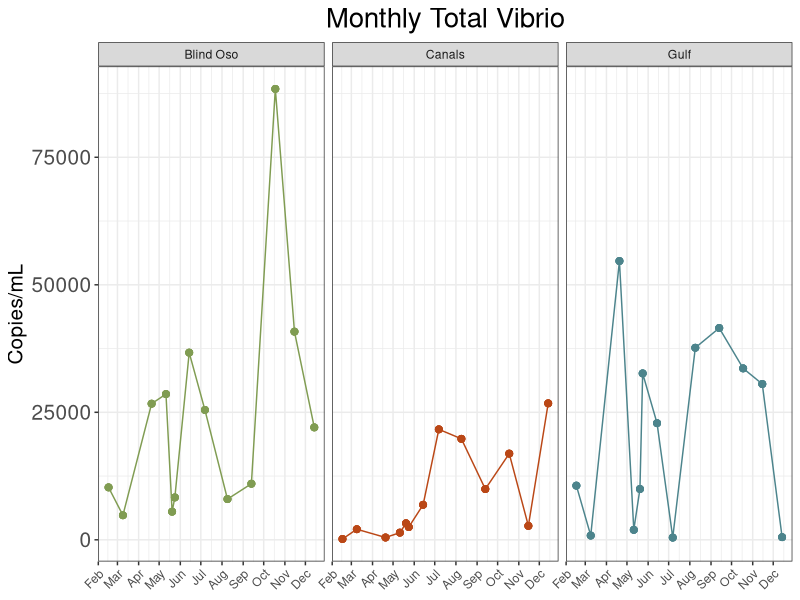

Here is the R script that generated this plot:
## ---- chunk 1
library(tidyverse)
library(here)
library(ggpubr)
library(lubridate)
## ---- chunk 2
d1<- read_csv(here("data", "processed_data", "tx_master.csv"))
## ---- chunk 3
monthly<- d1 %>% 
  mutate(Type = case_when(d1$date == "2022-07-07"  ~ "Monthly", #This makes 7-7-23 a monthly value for July
                          d1$Type == "Monthly" ~ "Monthly")) %>%
  filter(Type %in% "Monthly") 
## ---- chunk 4
fig3 <- monthly %>%
  ggplot()+geom_point(
  aes(x = date,
      y = copies_mL,
      color = site),
  size = 2)+ 
  geom_line(
    aes(x = date,
        y = copies_mL,
        color = site))+
  facet_wrap(~site)+
  theme_bw()+
  labs(
    x = "Date",
    y = "Copies/mL",
    title = "Monthly Total Vibrio") +
  theme(
    plot.title = element_text(hjust = 0.5, size = 20),  #center title
    axis.title.x = element_blank(),
    axis.text.x = element_text(hjust = 1, angle = 45),
    axis.title.y = element_text(size = 15),
    axis.text.y = element_text(size = 15),
    legend.position = "none")+ #Removes legend
 scale_x_date(date_breaks="1 month", date_labels="%b")+

scale_color_manual(values = c("Blind Oso" = "#809C52",
                              "Canals" = "#ba4716",
                              "Gulf" = "#4c848c"))
fig3
